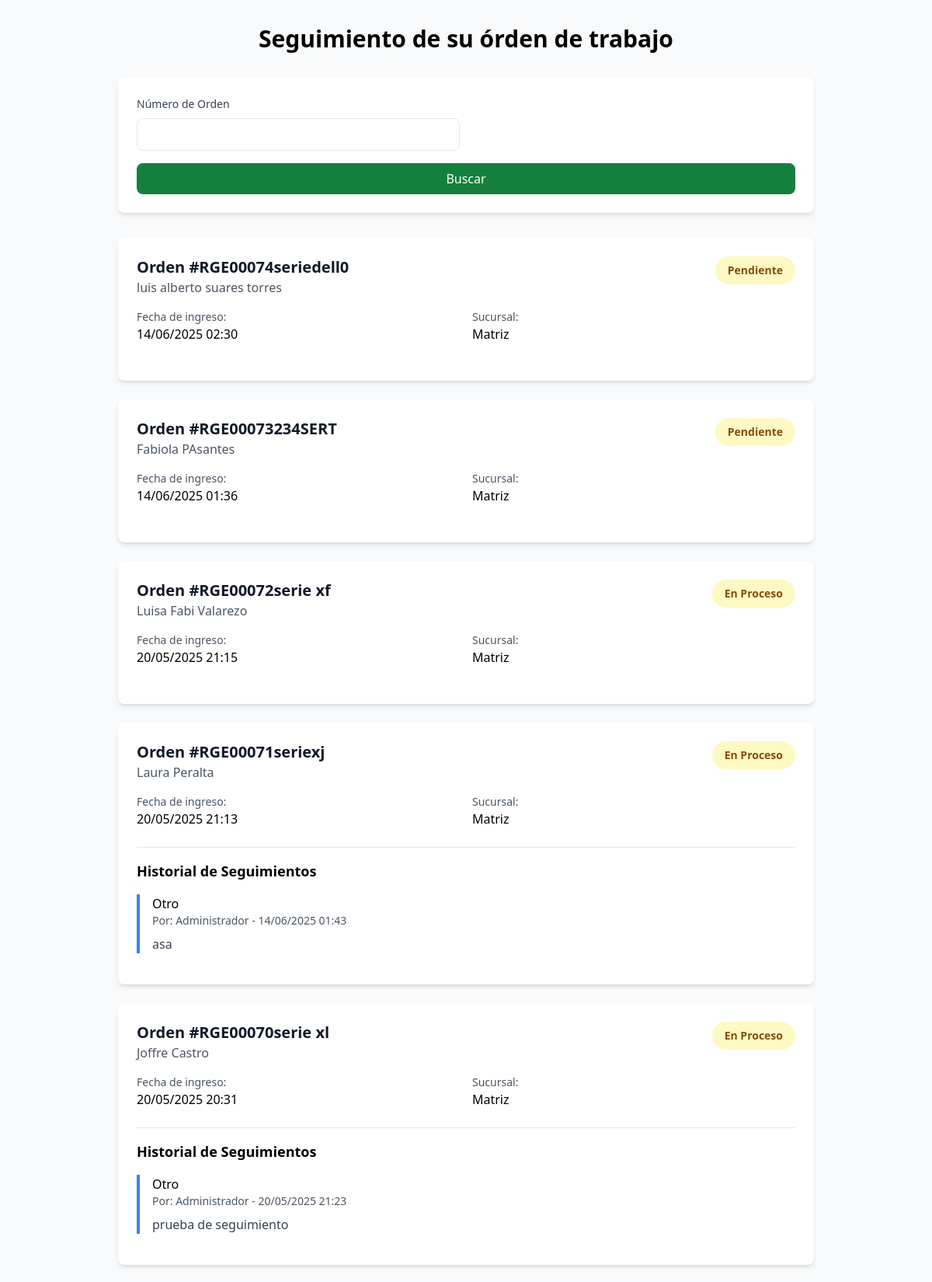
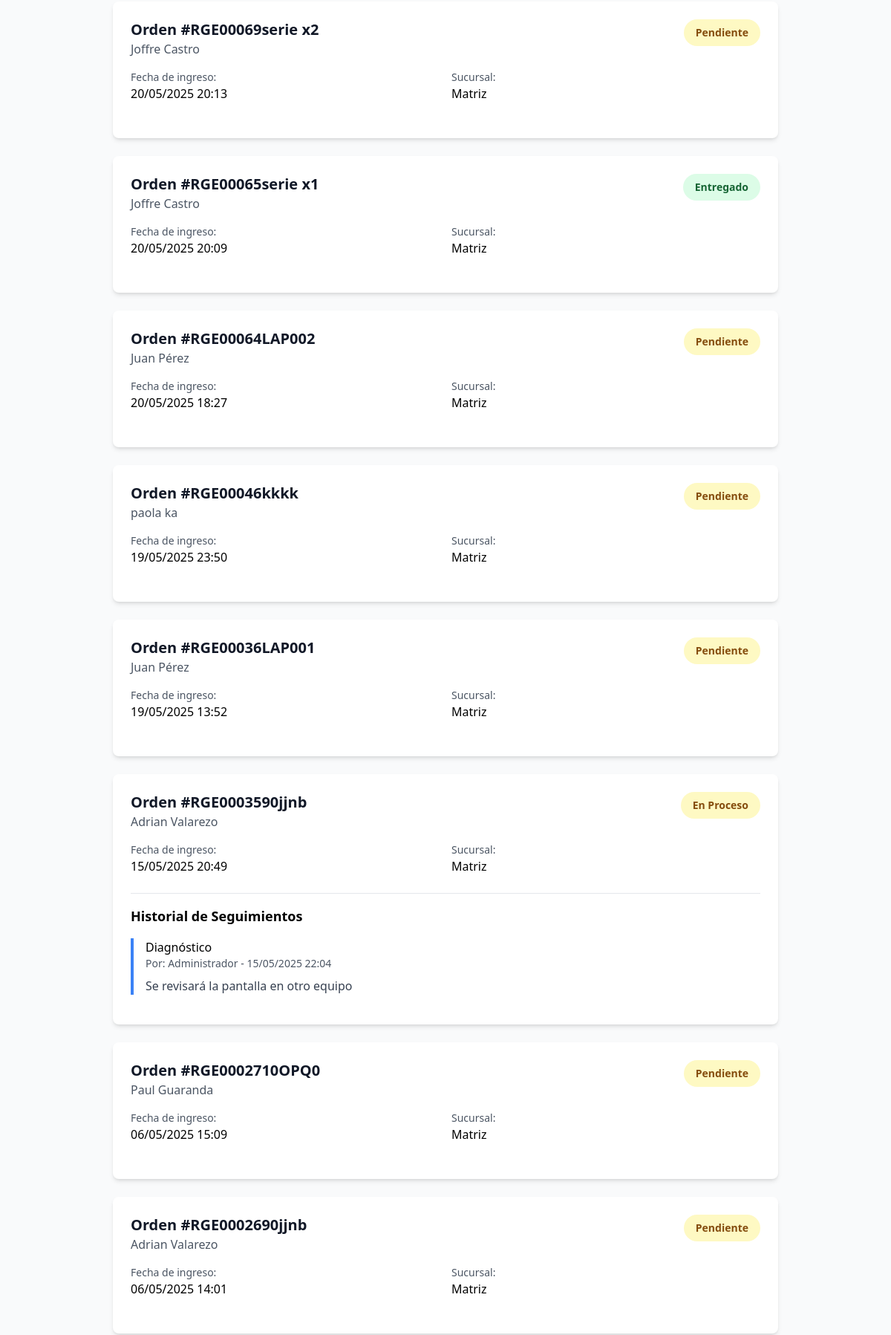
/modules/ordenes/seguimiento_publico.php (upper part), run on the app's committed database (2 pictures, top to bottom).
### tables this page shows
CREATE TABLE IF NOT EXISTS ordenes_trabajo (
  id_orden int(11) NOT NULL AUTO_INCREMENT,
  codigo varchar(50) NOT NULL,
  id_cliente int(11) NOT NULL,
  id_equipo int(11) NOT NULL,
  descripcion_problema text DEFAULT NULL,
  valor_estimado decimal(10,2) DEFAULT NULL,
  abono_inicial decimal(10,2) DEFAULT 0.00,
  estado_pago varchar(20) DEFAULT 'Pendiente',
  fecha_abono datetime DEFAULT NULL,
  usuario_abono int(11) DEFAULT NULL,
  estado enum('Pendiente','En Proceso','Completado','Entregado') DEFAULT 'Pendiente',
  id_usuario_registro int(11) NOT NULL,
  tecnico_responsable_id int(11) NOT NULL,
  id_sucursal int(11) NOT NULL,
  fecha_ingreso datetime DEFAULT current_timestamp(),
  PRIMARY KEY (id_orden),
  UNIQUE KEY uq_codigo (codigo),
  KEY fk_ordenes_cliente (id_cliente),
  KEY fk_ordenes_equipo (id_equipo),
  KEY fk_ordenes_usuario (id_usuario_registro),
  KEY fk_ordenes_sucursal (id_sucursal),
  CONSTRAINT ordenes_trabajo_ibfk_1 FOREIGN KEY (id_cliente) REFERENCES clientes (id_cliente),
  CONSTRAINT ordenes_trabajo_ibfk_2 FOREIGN KEY (id_equipo) REFERENCES equipos (id_equipo),
  CONSTRAINT ordenes_trabajo_ibfk_3 FOREIGN KEY (id_usuario_registro) REFERENCES usuarios (id_usuario),
  CONSTRAINT ordenes_trabajo_ibfk_4 FOREIGN KEY (id_sucursal) REFERENCES sucursales (id_sucursal)
);

CREATE TABLE IF NOT EXISTS clientes (
  id_cliente int(11) NOT NULL AUTO_INCREMENT,
  nombre_apellido varchar(100) NOT NULL,
  identificacion varchar(20) NOT NULL,
  direccion varchar(200) NOT NULL,
  telefono varchar(20) NOT NULL,
  empresa varchar(100) NOT NULL,
  id_tipo_cliente int(11) DEFAULT NULL,
  estado tinyint(1) DEFAULT 1,
  email varchar(100) DEFAULT 'N/A',
  PRIMARY KEY (id_cliente),
  UNIQUE KEY uq_identificacion (identificacion),
  KEY fk_clientes_tipo (id_tipo_cliente),
  CONSTRAINT clientes_ibfk_1 FOREIGN KEY (id_tipo_cliente) REFERENCES tipos_cliente (id_tipo_cliente)
);

CREATE TABLE IF NOT EXISTS sucursales (
  id_sucursal int(11) NOT NULL AUTO_INCREMENT,
  nombre varchar(100) NOT NULL,
  direccion varchar(200) NOT NULL,
  telefono varchar(20) NOT NULL,
  representante varchar(200) NOT NULL,
  estado tinyint(1) DEFAULT 1,
  PRIMARY KEY (id_sucursal)
);

CREATE TABLE IF NOT EXISTS seguimientos_orden (
  id_seguimiento int(11) NOT NULL AUTO_INCREMENT,
  id_orden int(11) NOT NULL,
  id_tecnico int(11) NOT NULL,
  tipo_servicio varchar(100) NOT NULL,
  procedimiento text NOT NULL,
  valor_cobrar decimal(10,2) NOT NULL,
  fecha_registro datetime DEFAULT current_timestamp(),
  PRIMARY KEY (id_seguimiento),
  KEY fk_seg_orden (id_orden),
  KEY fk_seg_tecnico (id_tecnico),
  CONSTRAINT seguimientos_orden_ibfk_1 FOREIGN KEY (id_orden) REFERENCES ordenes_trabajo (id_orden),
  CONSTRAINT seguimientos_orden_ibfk_2 FOREIGN KEY (id_tecnico) REFERENCES usuarios (id_usuario)
);

CREATE TABLE IF NOT EXISTS usuarios (
  id_usuario int(11) NOT NULL AUTO_INCREMENT,
  nombre_completo varchar(100) NOT NULL,
  usuario varchar(50) NOT NULL,
  password varchar(255) NOT NULL,
  id_tipo int(11) DEFAULT NULL,
  id_sucursal int(11) DEFAULT NULL,
  estado tinyint(1) DEFAULT 1,
  PRIMARY KEY (id_usuario),
  UNIQUE KEY uq_usuario (usuario),
  KEY fk_usuarios_tipo (id_tipo),
  KEY fk_usuarios_sucursal (id_sucursal),
  CONSTRAINT usuarios_ibfk_1 FOREIGN KEY (id_tipo) REFERENCES tipos_usuario (id_tipo),
  CONSTRAINT usuarios_ibfk_2 FOREIGN KEY (id_sucursal) REFERENCES sucursales (id_sucursal)
);

### modules/ordenes/seguimiento_publico.php (the view, shortened to what this page needs)
<?php
require_once '../../config/database.php';
$filtro_orden = isset($_GET['orden']) ? $_GET['orden'] : '';
$sql = "SELECT o.*, c.nombre_apellido as cliente, c.email, c.telefono,
               s.nombre as sucursal, u.nombre_completo as tecnico
        FROM ordenes_trabajo o
        JOIN clientes c ON o.id_cliente = c.id_cliente
        JOIN sucursales s ON o.id_sucursal = s.id_sucursal
        LEFT JOIN usuarios u ON o.tecnico_responsable_id = u.id_usuario
        WHERE 1=1";
$sql .= " ORDER BY o.fecha_ingreso DESC";
$stmt = $conn->prepare($sql);
$stmt->execute($params ?? []);
$ordenes = $stmt->fetchAll();
?>
<!DOCTYPE html>
<html lang="es">
<head>
    <script src="https://cdn.tailwindcss.com"></script>
    <link href="https://cdnjs.cloudflare.com/ajax/libs/font-awesome/6.0.0/css/all.min.css" rel="stylesheet">
</head>
<body class="bg-gray-50">
    <div class="container mx-auto px-4 py-8">
        <div class="max-w-4xl mx-auto">
            <h1 class="text-3xl font-bold text-center mb-8">Seguimiento de su órden de trabajo</h1>
            <form class="bg-white rounded-lg shadow-md p-6 mb-8">
                <div class="grid grid-cols-1 md:grid-cols-2 gap-4">
                    <div>
                        <label class="block text-sm font-medium text-gray-700 mb-2">Número de Orden</label>
                        <input type="text" name="orden" value="<?php echo htmlspecialchars($filtro_orden); ?>"
                            class="w-full px-4 py-2 border rounded-lg">
                    </div>
                </div>
                <button type="submit" class="mt-4 w-full bg-green-700 text-white py-2 px-4 rounded-lg hover:bg-green-800">
                    Buscar
                </button>
            </form>
            <?php foreach ($ordenes as $orden): ?>
                <div class="bg-white rounded-lg shadow-md p-6 mb-6">
                    <div class="flex justify-between items-start mb-4">
                        <div>
                            <h2 class="text-xl font-bold text-gray-900">Orden #<?php echo htmlspecialchars($orden['codigo']); ?></h2>
                            <p class="text-gray-600"><?php echo htmlspecialchars($orden['cliente']); ?></p>
                        </div>
                        <span class="px-4 py-2 rounded-full text-sm font-semibold <?php echo $orden['estado'] == 'Entregado' ? 'bg-green-100 text-green-800' : 'bg-yellow-100 text-yellow-800'; ?>">
                            <?php echo htmlspecialchars($orden['estado']); ?>
                        </span>
                    </div>
                    <div class="grid grid-cols-1 md:grid-cols-2 gap-4 mb-6">
                        <div>
                            <p class="text-sm text-gray-600">Fecha de ingreso:</p>
                            <p class="font-medium"><?php echo date('d/m/Y H:i', strtotime($orden['fecha_ingreso'])); ?></p>
                        </div>
                        <div>
                            <p class="text-sm text-gray-600">Sucursal:</p>
                            <p class="font-medium"><?php echo htmlspecialchars($orden['sucursal']); ?></p>
                        </div>
                    </div>
                    <?php
                    $stmt = $conn->prepare("SELECT s.*, u.nombre_completo as tecnico
                                          FROM seguimientos_orden s
                                          JOIN usuarios u ON s.id_tecnico = u.id_usuario
                                          WHERE s.id_orden = ?
                                          ORDER BY s.fecha_registro DESC");
                    $stmt->execute([$orden['id_orden']]);
                    $seguimientos = $stmt->fetchAll();
                    ?>
                    <?php if ($seguimientos): ?>
                        <div class="border-t pt-4">
                            <h3 class="font-semibold text-lg mb-4">Historial de Seguimientos</h3>
                            <?php foreach ($seguimientos as $seguimiento): ?>
                                <div class="mb-4 pl-4 border-l-4 border-blue-500">
                                    <p class="font-medium"><?php echo htmlspecialchars($seguimiento['tipo_servicio']); ?></p>
                                    <p class="text-sm text-gray-600 mb-2">
                                        Por: <?php echo htmlspecialchars($seguimiento['tecnico']); ?> -
                                        <?php echo date('d/m/Y H:i', strtotime($seguimiento['fecha_registro'])); ?>
                                    </p>
                                    <p class="text-gray-700"><?php echo nl2br(htmlspecialchars($seguimiento['procedimiento'])); ?></p>
                                </div>
                            <?php endforeach; ?>
                        </div>
                    <?php endif; ?>
                </div>
            <?php endforeach; ?>
        </div>
    </div>
</body>
</html>

### data on the page
ordenes_trabajo: codigo "RGE00074seriedell0", id_cliente.nombre_apellido "luis alberto suares torres", estado "Pendiente", fecha_ingreso "14/06/2025 02:30", id_sucursal.nombre "Matriz"
ordenes_trabajo: codigo "RGE00073234SERT", id_cliente.nombre_apellido "Fabiola PAsantes", estado "Pendiente", fecha_ingreso "14/06/2025 01:36", id_sucursal.nombre "Matriz"
ordenes_trabajo: codigo "RGE00072serie xf", id_cliente.nombre_apellido "Luisa Fabi Valarezo", estado "En Proceso", fecha_ingreso "20/05/2025 21:15", id_sucursal.nombre "Matriz"
ordenes_trabajo: codigo "RGE00071seriexj", id_cliente.nombre_apellido "Laura Peralta", estado "En Proceso", fecha_ingreso "20/05/2025 21:13", id_sucursal.nombre "Matriz"
seguimientos_orden: tipo_servicio "Otro", id_tecnico.nombre_completo "Administrador", fecha_registro "14/06/2025 01:43", procedimiento "asa"
ordenes_trabajo: codigo "RGE00070serie xl", id_cliente.nombre_apellido "Joffre Castro", estado "En Proceso", fecha_ingreso "20/05/2025 20:31", id_sucursal.nombre "Matriz"
seguimientos_orden: tipo_servicio "Otro", id_tecnico.nombre_completo "Administrador", fecha_registro "20/05/2025 21:23", procedimiento "prueba de seguimiento"
ordenes_trabajo: codigo "RGE00069serie x2", id_cliente.nombre_apellido "Joffre Castro", estado "Pendiente", fecha_ingreso "20/05/2025 20:13", id_sucursal.nombre "Matriz"
ordenes_trabajo: codigo "RGE00065serie x1", id_cliente.nombre_apellido "Joffre Castro", estado "Entregado", fecha_ingreso "20/05/2025 20:09", id_sucursal.nombre "Matriz"
ordenes_trabajo: codigo "RGE00064LAP002", id_cliente.nombre_apellido "Juan Pérez", estado "Pendiente", fecha_ingreso "20/05/2025 18:27", id_sucursal.nombre "Matriz"
ordenes_trabajo: codigo "RGE00046kkkk", id_cliente.nombre_apellido "paola ka", estado "Pendiente", fecha_ingreso "19/05/2025 23:50", id_sucursal.nombre "Matriz"
ordenes_trabajo: codigo "RGE00036LAP001", id_cliente.nombre_apellido "Juan Pérez", estado "Pendiente", fecha_ingreso "19/05/2025 13:52", id_sucursal.nombre "Matriz"
ordenes_trabajo: codigo "RGE0003590jjnb", id_cliente.nombre_apellido "Adrian Valarezo", estado "En Proceso", fecha_ingreso "15/05/2025 20:49", id_sucursal.nombre "Matriz"
seguimientos_orden: tipo_servicio "Diagnóstico", id_tecnico.nombre_completo "Administrador", fecha_registro "15/05/2025 22:04", procedimiento "Se revisará la pantalla en otro equipo"
ordenes_trabajo: codigo "RGE0002710OPQ0", id_cliente.nombre_apellido "Paul Guaranda", estado "Pendiente", fecha_ingreso "06/05/2025 15:09", id_sucursal.nombre "Matriz"
ordenes_trabajo: codigo "RGE0002690jjnb", id_cliente.nombre_apellido "Adrian Valarezo", estado "Pendiente", fecha_ingreso "06/05/2025 14:01", id_sucursal.nombre "Matriz"
